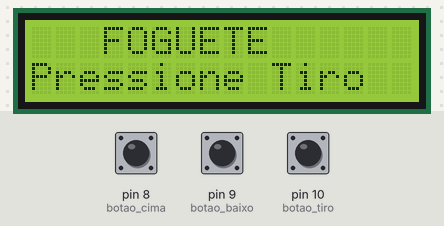
A sketch run on a simulated Arduino Uno, built with avr-gcc and run on an emulated ATmega328P. On the bench: 16×2 character LCD. Inputs (shaded band) come from the test bench; at power-on: pin 10 (botao_tiro) LOW, pin 9 (botao_baixo) LOW, pin 8 (botao_cima) LOW. Random numbers use the default seed unless the sketch sets one.

Above: at 1.2 s.
1.3 s: pin 10 (botao_tiro) pulled HIGH for 0.15 s
At 2.7 s:
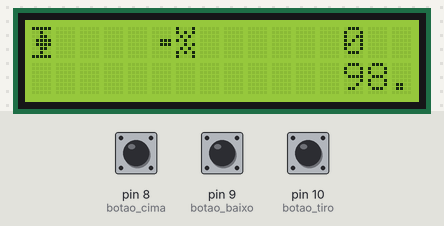
3.1 s: pin 9 (botao_baixo) pulled HIGH for 0.15 s
At 3.24 s:
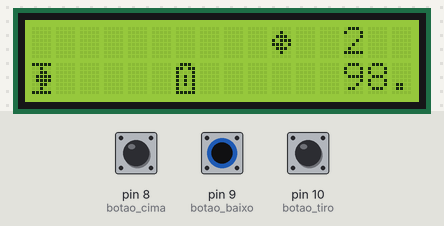
5.0 s: pin 8 (botao_cima) pulled HIGH for 0.15 s
At 6.5 s:
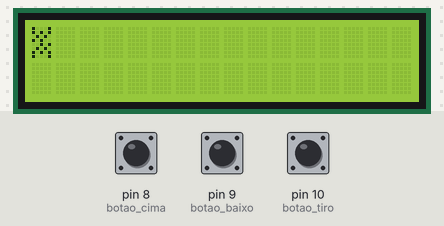
6.9 s: pin 10 (botao_tiro) pulled HIGH for 3.2 s
At 11.4 s:
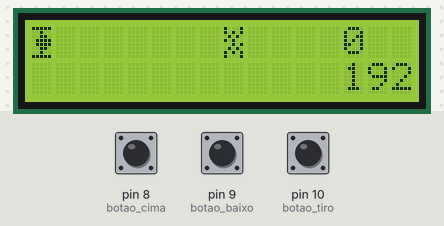
11.6 s: pin 9 (botao_baixo) pulled HIGH for 1 s
At 15.3 s:
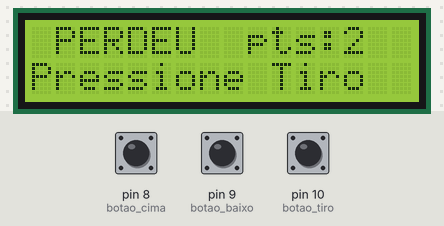
15.6 s: pin 10 (botao_tiro) pulled HIGH for 1 s
At 15.66 s:
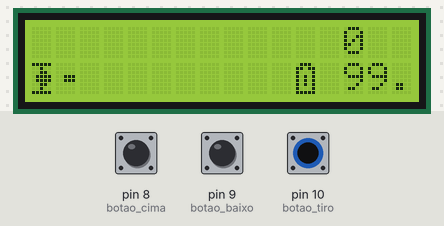

Measured:
- after the input at 1.3 s, the display: first changes at once (image 1 shows a later state)
- after the input at 15.6 s, the display: changes at once (image 6)
- what the display in image 1 shows lasts 1.0 s, from 1.9 s to 2.9 s

The sketch:

Nave.ino
```cpp
//#include<nome da biblioteca.h>
//LiquidCrystal "nome desejado"(RS, E, DB4, DB5, DB6, DB7);
#include <LiquidCrystal.h>

#define botao_cima 8
#define botao_baixo 9
#define botao_tiro 10

//"nome desejado"    (RS, E, DB4, DB5, DB6, DB7);
LiquidCrystal display(12, 11, 5, 4, 3, 2);

//Variaveis do programa
int velocidade = 120;                          //100;
int posicao_X_nave, posicao_Y_nave;            //posições X e Y da nave
int posicao_X_asteroide, posicao_Y_asteroide;  //posições X e Y do asteroide
int posicao_X_energia, posicao_Y_energia;      //posições X e Y da energia
int posicao_X_tiro, posicao_Y_tiro;            //posições X e Y do tiro
bool game, desenha_tiro, desenha_pilha;
int pontos;
double gasolina;
int vtela;
int pontos_maximos = 10;

//Caracteres especiais
byte Nave[8] = { B11111, B00100, B00110, B01111, B01111, B00110, B00100, B11111 };
byte Asteroide[8] = { B00000, B00100, B01110, B10111, B11101, B01110, B00100, B00000 };
byte Explosao[8] = { B10001, B10101, B01010, B10100, B00101, B01010, B10101, B10001 };
byte Energia[8] = { B01110, B11011, B10001, B10101, B10101, B10101, B10001, B11111 };
byte Tiro[8] = { B00000, B00000, B00000, B00111, B00111, B00000, B00000, B00000 };

void setup() {
  //Inicialiaando as variaveis
  posicao_X_nave = posicao_Y_nave = 0;
  posicao_Y_asteroide = 0;  //posições X e Y do asteroide
  posicao_X_energia = posicao_Y_energia = 0;
  posicao_Y_tiro = 0;
  posicao_X_tiro = -1;
  posicao_X_asteroide = 12;
  gasolina = 100;
  vtela = 0;

  //Criando os caracteres
  display.createChar(1, Nave);
  display.createChar(2, Asteroide);
  display.createChar(3, Explosao);
  display.createChar(4, Energia);
  display.createChar(5, Tiro);
  display.begin(16, 2);
  display.clear();
  game = false;  //game = true;
  desenha_tiro = desenha_pilha = false;

  //Define essas portas como entrada
  pinMode(botao_cima, INPUT);
  pinMode(botao_baixo, INPUT);
  pinMode(botao_tiro, INPUT);
}

void loop() {
  //Se a variavel for verdadeira executa o jogo
  if (game) {
    gasolina -= 0.25;
    display.clear();
    if (gasolina <= 0) {
      game = false;
      //desenha_Explosao_Nave(posicao_X_nave, posicao_Y_nave);
      vtela = 2;
    }
    painel(13);
    if (digitalRead(botao_cima) == HIGH) {
      posicao_Y_nave = 0;
    }
    if (digitalRead(botao_baixo) == HIGH) {
      posicao_Y_nave = 1;
    }
    if (digitalRead(botao_tiro) == HIGH) {
      posicao_X_tiro = 1;
      desenha_tiro = true;
      posicao_Y_tiro = posicao_Y_nave;
    }
    posicao_X_asteroide -= 1;
    desenha_Nave(posicao_X_nave, posicao_Y_nave);
    desenha_Asteroide(posicao_X_asteroide, posicao_Y_asteroide);
    if (desenha_tiro) {
      desenha_Tiro(posicao_X_tiro, posicao_Y_tiro);
      posicao_X_tiro += 1;
    }
    if (posicao_X_asteroide < 0) {
      posicao_X_asteroide = 12;
      posicao_Y_asteroide = random(0, 2);
    }
    if (posicao_X_tiro > 16) {
      desenha_tiro = false;
      posicao_X_tiro = -1;
    }
    if (((posicao_X_tiro == posicao_X_asteroide + 1) && (posicao_Y_tiro == posicao_Y_asteroide)) || ((posicao_X_tiro == posicao_X_asteroide) && (posicao_Y_tiro == posicao_Y_asteroide))) {
      desenha_tiro = false;
      posicao_X_tiro = -1;
      desenha_Explosao_Asteroide(posicao_X_asteroide, posicao_Y_asteroide);
      posicao_Y_asteroide = random(0, 2);
      posicao_X_asteroide = 12;
      pontos += 2;
      //if(pontos>=100)
      if (pontos >= pontos_maximos) {
        game = false;
        vtela = 1;
      }
    }
    if ((posicao_X_nave == posicao_X_asteroide) && (posicao_Y_nave == posicao_Y_asteroide)) {
      game = false;
      desenha_Explosao_Nave(posicao_X_nave, posicao_Y_nave);
      vtela = 2;
    }
    if (desenha_pilha == false) {
      if (random(0, 60) > 30) {
        posicao_X_energia = 12;
        desenha_pilha = true;
        posicao_Y_energia = random(0, 2);
      }
    } else {
      posicao_X_energia -= 1;
      desenha_Energia(posicao_X_energia, posicao_Y_energia);
      if (((posicao_X_nave == posicao_X_energia + 1) && (posicao_Y_nave == posicao_Y_energia)) || ((posicao_X_nave == posicao_X_energia) && (posicao_Y_nave == posicao_Y_energia))) {
        desenha_pilha = false;
        posicao_X_energia = -1;
        gasolina += 50;
      }
    }


    delay(velocidade);
  } else  //Se a variavel for falsa chama a tela de menu
  {
    tela(vtela);
    if (digitalRead(botao_tiro) == HIGH) {
      reset();
    }
  }

  /*display.clear();
  display.print("Desligado");
  delay(500);
  display.clear();
  display.print("Ligado");
  delay(500);
  if(digitalRead(botao_cima) == HIGH)
  {
    display.clear();
    display.print("Manda Salve");
    delay(2000);
  }*/
}

//Funções do código
void desenha_Nave(int px, int py) {
  display.setCursor(px, py);
  display.write(1);
}

void desenha_Asteroide(int px, int py) {
  display.setCursor(px, py);
  display.write(2);
}

void desenha_Energia(int px, int py) {
  display.setCursor(px, py);
  display.write(4);
}

void desenha_Tiro(int px, int py) {
  display.setCursor(px, py);
  display.write(5);
}

void desenha_Explosao_Nave(int px, int py) {
  display.clear();
  display.setCursor(px, py);
  display.write(3);
  delay(1000);
  display.clear();
}

void desenha_Explosao_Asteroide(int px, int py) {
  //display.clear();
  display.setCursor(px, py);
  display.write(3);
  delay(1000);
  //display.clear();
}

void reset() {
  pontos = 0;
  gasolina = 100;
  game = true;
  vtela = 0;
}

void painel(int px) {
  display.setCursor(px, 0);
  display.print(pontos);
  display.setCursor(px, 1);
  display.print(gasolina);
}

void tela(int condicao)  //0 = Tela Inicial | 1 = Ganhou | 2 = Perdeu
{
  //char texto[6] = {};
  if (condicao < 1) {
    display.setCursor(3, 0);
    display.print("FOGUETE");
    display.setCursor(0, 1);
    display.print("Pressione Tiro");
  } else {
    display.setCursor(9, 0);
    display.print("pts:");
    display.setCursor(13, 0);
    display.print(pontos);
    display.setCursor(1, 0);
    if (condicao == 2)  //se a variavel condicao for igual a 0 vc perde
    {
      display.print("PERDEU");
    } else if (condicao == 1)  //se a variavel condicao for igual a 1 vc venceu
    {
      display.print("GANHOU");
    }
    display.setCursor(0, 1);
    display.print("Pressione Tiro");
  }
}
```
